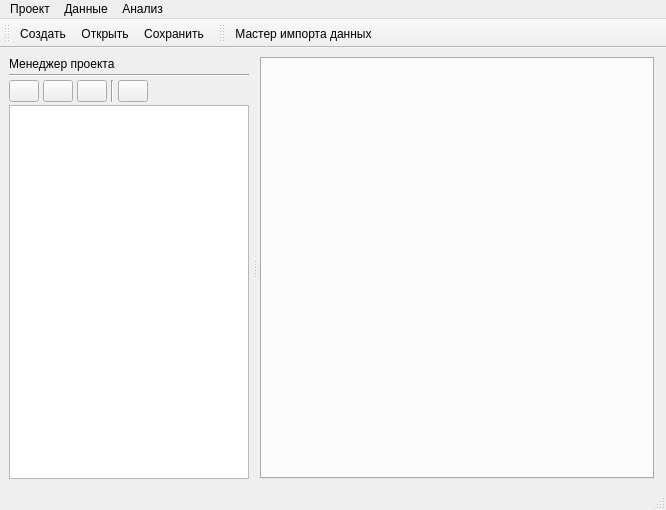
<?xml version="1.0" encoding="UTF-8"?>
<ui version="4.0">
 <class>MainWindow</class>
 <widget class="QMainWindow" name="MainWindow">
  <property name="geometry">
   <rect>
    <x>0</x>
    <y>0</y>
    <width>666</width>
    <height>510</height>
   </rect>
  </property>
  <property name="windowTitle">
   <string>MainWindow</string>
  </property>
  <property name="windowIcon">
   <iconset resource="../icons.qrc">
    <normaloff>:/icons/icons/windowIcon.png</normaloff>:/icons/icons/windowIcon.png</iconset>
  </property>
  <widget class="QWidget" name="centralwidget">
   <layout class="QVBoxLayout" name="verticalLayout_2">
    <item>
     <widget class="QSplitter" name="splitter">
      <property name="orientation">
       <enum>Qt::Horizontal</enum>
      </property>
      <widget class="QWidget" name="widget" native="true">
       <property name="styleSheet">
        <string notr="true">border-color: rgb(218, 218, 218);</string>
       </property>
       <layout class="QVBoxLayout" name="verticalLayout_3">
        <property name="spacing">
         <number>3</number>
        </property>
        <property name="leftMargin">
         <number>0</number>
        </property>
        <property name="topMargin">
         <number>0</number>
        </property>
        <property name="rightMargin">
         <number>4</number>
        </property>
        <property name="bottomMargin">
         <number>0</number>
        </property>
        <item>
         <widget class="QLabel" name="label">
          <property name="text">
           <string>Менеджер проекта</string>
          </property>
         </widget>
        </item>
        <item>
         <widget class="Line" name="line">
          <property name="lineWidth">
           <number>1</number>
          </property>
          <property name="orientation">
           <enum>Qt::Horizontal</enum>
          </property>
         </widget>
        </item>
        <item>
         <layout class="QHBoxLayout" name="horizontalLayout_3">
          <property name="spacing">
           <number>4</number>
          </property>
          <item>
           <widget class="QPushButton" name="btMasterOfImportData">
            <property name="sizePolicy">
             <sizepolicy hsizetype="Fixed" vsizetype="Fixed">
              <horstretch>30</horstretch>
              <verstretch>30</verstretch>
             </sizepolicy>
            </property>
            <property name="maximumSize">
             <size>
              <width>30</width>
              <height>30</height>
             </size>
            </property>
            <property name="toolTip">
             <string>Мастер импорта данных</string>
            </property>
            <property name="text">
             <string/>
            </property>
            <property name="icon">
             <iconset resource="../icons.qrc">
              <normaloff>:/icons/icons/dataAdd.png</normaloff>:/icons/icons/dataAdd.png</iconset>
            </property>
            <property name="iconSize">
             <size>
              <width>20</width>
              <height>20</height>
             </size>
            </property>
           </widget>
          </item>
          <item>
           <widget class="QPushButton" name="btMasterAnalysisData">
            <property name="sizePolicy">
             <sizepolicy hsizetype="Fixed" vsizetype="Fixed">
              <horstretch>30</horstretch>
              <verstretch>30</verstretch>
             </sizepolicy>
            </property>
            <property name="maximumSize">
             <size>
              <width>30</width>
              <height>30</height>
             </size>
            </property>
            <property name="toolTip">
             <string>Мастер анализа данных</string>
            </property>
            <property name="text">
             <string/>
            </property>
            <property name="icon">
             <iconset resource="../icons.qrc">
              <normaloff>:/icons/icons/analysis.png</normaloff>:/icons/icons/analysis.png</iconset>
            </property>
            <property name="iconSize">
             <size>
              <width>20</width>
              <height>20</height>
             </size>
            </property>
           </widget>
          </item>
          <item>
           <widget class="QPushButton" name="btMasterCreateGraph">
            <property name="sizePolicy">
             <sizepolicy hsizetype="Fixed" vsizetype="Fixed">
              <horstretch>30</horstretch>
              <verstretch>30</verstretch>
             </sizepolicy>
            </property>
            <property name="maximumSize">
             <size>
              <width>30</width>
              <height>30</height>
             </size>
            </property>
            <property name="toolTip">
             <string>Мастер построения графиков</string>
            </property>
            <property name="text">
             <string/>
            </property>
            <property name="icon">
             <iconset resource="../icons.qrc">
              <normaloff>:/icons/icons/graph.png</normaloff>:/icons/icons/graph.png</iconset>
            </property>
            <property name="iconSize">
             <size>
              <width>22</width>
              <height>22</height>
             </size>
            </property>
           </widget>
          </item>
          <item>
           <widget class="Line" name="line_2">
            <property name="orientation">
             <enum>Qt::Vertical</enum>
            </property>
           </widget>
          </item>
          <item>
           <widget class="QPushButton" name="btDeleteItemTree">
            <property name="sizePolicy">
             <sizepolicy hsizetype="Fixed" vsizetype="Fixed">
              <horstretch>30</horstretch>
              <verstretch>30</verstretch>
             </sizepolicy>
            </property>
            <property name="maximumSize">
             <size>
              <width>30</width>
              <height>30</height>
             </size>
            </property>
            <property name="text">
             <string/>
            </property>
            <property name="icon">
             <iconset resource="../icons.qrc">
              <normaloff>:/icons/icons/closeProject.png</normaloff>:/icons/icons/closeProject.png</iconset>
            </property>
           </widget>
          </item>
          <item>
           <spacer name="horizontalSpacer">
            <property name="orientation">
             <enum>Qt::Horizontal</enum>
            </property>
            <property name="sizeHint" stdset="0">
             <size>
              <width>40</width>
              <height>20</height>
             </size>
            </property>
           </spacer>
          </item>
         </layout>
        </item>
        <item>
         <widget class="QTreeWidget" name="treeSchema">
          <property name="tabKeyNavigation">
           <bool>false</bool>
          </property>
          <property name="autoExpandDelay">
           <number>1</number>
          </property>
          <attribute name="headerVisible">
           <bool>false</bool>
          </attribute>
          <column>
           <property name="text">
            <string notr="true">1</string>
           </property>
          </column>
         </widget>
        </item>
       </layout>
      </widget>
      <widget class="QWidget" name="widget_2" native="true">
       <property name="minimumSize">
        <size>
         <width>400</width>
         <height>200</height>
        </size>
       </property>
       <layout class="QHBoxLayout" name="horizontalLayout">
        <property name="leftMargin">
         <number>3</number>
        </property>
        <property name="topMargin">
         <number>0</number>
        </property>
        <property name="rightMargin">
         <number>3</number>
        </property>
        <property name="bottomMargin">
         <number>0</number>
        </property>
        <item>
         <widget class="QTabWidget" name="tabWidget">
          <property name="currentIndex">
           <number>-1</number>
          </property>
         </widget>
        </item>
       </layout>
      </widget>
     </widget>
    </item>
   </layout>
  </widget>
  <widget class="QMenuBar" name="menubar">
   <property name="geometry">
    <rect>
     <x>0</x>
     <y>0</y>
     <width>666</width>
     <height>21</height>
    </rect>
   </property>
   <widget class="QMenu" name="menu">
    <property name="title">
     <string>Проект</string>
    </property>
    <addaction name="newProject"/>
    <addaction name="openProject"/>
    <addaction name="saveProject"/>
    <addaction name="saveAsProject"/>
    <addaction name="separator"/>
    <addaction name="closeProject"/>
    <addaction name="separator"/>
    <addaction name="closeProgram"/>
   </widget>
   <widget class="QMenu" name="menu_2">
    <property name="title">
     <string>Данные</string>
    </property>
    <addaction name="importData"/>
   </widget>
   <widget class="QMenu" name="menu_3">
    <property name="title">
     <string>Анализ</string>
    </property>
    <addaction name="action_3"/>
    <addaction name="action_4"/>
    <addaction name="action_5"/>
    <addaction name="action_6"/>
   </widget>
   <addaction name="menu"/>
   <addaction name="menu_2"/>
   <addaction name="menu_3"/>
  </widget>
  <widget class="QStatusBar" name="statusbar"/>
  <widget class="QToolBar" name="toolsSchema">
   <property name="windowTitle">
    <string>toolBar</string>
   </property>
   <attribute name="toolBarArea">
    <enum>TopToolBarArea</enum>
   </attribute>
   <attribute name="toolBarBreak">
    <bool>false</bool>
   </attribute>
   <addaction name="newProject"/>
   <addaction name="openProject"/>
   <addaction name="saveProject"/>
  </widget>
  <widget class="QToolBar" name="toolsData">
   <property name="windowTitle">
    <string>toolBar_2</string>
   </property>
   <attribute name="toolBarArea">
    <enum>TopToolBarArea</enum>
   </attribute>
   <attribute name="toolBarBreak">
    <bool>false</bool>
   </attribute>
   <addaction name="importData"/>
  </widget>
  <action name="newProject">
   <property name="icon">
    <iconset resource="../icons.qrc">
     <normaloff>:/icons/icons/newProject.png</normaloff>:/icons/icons/newProject.png</iconset>
   </property>
   <property name="text">
    <string>Создать</string>
   </property>
   <property name="shortcut">
    <string>Ctrl+N</string>
   </property>
  </action>
  <action name="openProject">
   <property name="icon">
    <iconset resource="../icons.qrc">
     <normaloff>:/icons/icons/openProject.png</normaloff>:/icons/icons/openProject.png</iconset>
   </property>
   <property name="text">
    <string>Открыть</string>
   </property>
   <property name="shortcut">
    <string>Ctrl+O</string>
   </property>
  </action>
  <action name="saveProject">
   <property name="icon">
    <iconset resource="../icons.qrc">
     <normaloff>:/icons/icons/saveProject.png</normaloff>:/icons/icons/saveProject.png</iconset>
   </property>
   <property name="text">
    <string>Сохранить</string>
   </property>
   <property name="shortcut">
    <string>Ctrl+S</string>
   </property>
  </action>
  <action name="saveAsProject">
   <property name="icon">
    <iconset resource="../icons.qrc">
     <normaloff>:/icons/icons/saveAsProject.png</normaloff>:/icons/icons/saveAsProject.png</iconset>
   </property>
   <property name="text">
    <string>Сохратить как</string>
   </property>
  </action>
  <action name="closeProject">
   <property name="icon">
    <iconset resource="../icons.qrc">
     <normaloff>:/icons/icons/closeProject.png</normaloff>:/icons/icons/closeProject.png</iconset>
   </property>
   <property name="text">
    <string>Закрыть проект</string>
   </property>
   <property name="shortcut">
    <string>Ctrl+W</string>
   </property>
  </action>
  <action name="closeProgram">
   <property name="icon">
    <iconset resource="../icons.qrc">
     <normaloff>:/icons/icons/closeProgram.png</normaloff>:/icons/icons/closeProgram.png</iconset>
   </property>
   <property name="text">
    <string>Выход</string>
   </property>
   <property name="shortcut">
    <string>Ctrl+Q</string>
   </property>
  </action>
  <action name="importData">
   <property name="icon">
    <iconset resource="../icons.qrc">
     <normaloff>:/icons/icons/dataAdd.png</normaloff>:/icons/icons/dataAdd.png</iconset>
   </property>
   <property name="text">
    <string>Мастер импорта данных</string>
   </property>
   <property name="shortcut">
    <string>Ctrl+I</string>
   </property>
  </action>
  <action name="action">
   <property name="icon">
    <iconset resource="../icons.qrc">
     <normaloff>:/icons/icons/export.png</normaloff>:/icons/icons/export.png</iconset>
   </property>
   <property name="text">
    <string>Экспортировать данные</string>
   </property>
   <property name="shortcut">
    <string>Ctrl+E</string>
   </property>
  </action>
  <action name="action_3">
   <property name="text">
    <string>Наивный Байесовский классификатор</string>
   </property>
  </action>
  <action name="action_4">
   <property name="text">
    <string>Метод опорных векторов</string>
   </property>
  </action>
  <action name="action_5">
   <property name="text">
    <string>Дерево классификации</string>
   </property>
  </action>
  <action name="action_6">
   <property name="text">
    <string>Метод k-ближайших соседей</string>
   </property>
  </action>
 </widget>
 <resources>
  <include location="../icons.qrc"/>
 </resources>
 <connections>
  <connection>
   <sender>newProject</sender>
   <signal>triggered()</signal>
   <receiver>MainWindow</receiver>
   <slot>new_project()</slot>
   <hints>
    <hint type="sourcelabel">
     <x>-1</x>
     <y>-1</y>
    </hint>
    <hint type="destinationlabel">
     <x>399</x>
     <y>299</y>
    </hint>
   </hints>
  </connection>
  <connection>
   <sender>openProject</sender>
   <signal>triggered()</signal>
   <receiver>MainWindow</receiver>
   <slot>open_project()</slot>
   <hints>
    <hint type="sourcelabel">
     <x>-1</x>
     <y>-1</y>
    </hint>
    <hint type="destinationlabel">
     <x>399</x>
     <y>299</y>
    </hint>
   </hints>
  </connection>
  <connection>
   <sender>saveProject</sender>
   <signal>triggered()</signal>
   <receiver>MainWindow</receiver>
   <slot>save_project()</slot>
   <hints>
    <hint type="sourcelabel">
     <x>-1</x>
     <y>-1</y>
    </hint>
    <hint type="destinationlabel">
     <x>399</x>
     <y>299</y>
    </hint>
   </hints>
  </connection>
  <connection>
   <sender>saveAsProject</sender>
   <signal>triggered()</signal>
   <receiver>MainWindow</receiver>
   <slot>save_project_as()</slot>
   <hints>
    <hint type="sourcelabel">
     <x>-1</x>
     <y>-1</y>
    </hint>
    <hint type="destinationlabel">
     <x>399</x>
     <y>299</y>
    </hint>
   </hints>
  </connection>
  <connection>
   <sender>closeProject</sender>
   <signal>triggered()</signal>
   <receiver>MainWindow</receiver>
   <slot>close_project()</slot>
   <hints>
    <hint type="sourcelabel">
     <x>-1</x>
     <y>-1</y>
    </hint>
    <hint type="destinationlabel">
     <x>399</x>
     <y>299</y>
    </hint>
   </hints>
  </connection>
  <connection>
   <sender>closeProgram</sender>
   <signal>triggered()</signal>
   <receiver>MainWindow</receiver>
   <slot>close_program()</slot>
   <hints>
    <hint type="sourcelabel">
     <x>-1</x>
     <y>-1</y>
    </hint>
    <hint type="destinationlabel">
     <x>399</x>
     <y>299</y>
    </hint>
   </hints>
  </connection>
  <connection>
   <sender>importData</sender>
   <signal>triggered()</signal>
   <receiver>MainWindow</receiver>
   <slot>master_import_data()</slot>
   <hints>
    <hint type="sourcelabel">
     <x>-1</x>
     <y>-1</y>
    </hint>
    <hint type="destinationlabel">
     <x>304</x>
     <y>222</y>
    </hint>
   </hints>
  </connection>
  <connection>
   <sender>action</sender>
   <signal>triggered()</signal>
   <receiver>MainWindow</receiver>
   <slot>master_export_data()</slot>
   <hints>
    <hint type="sourcelabel">
     <x>-1</x>
     <y>-1</y>
    </hint>
    <hint type="destinationlabel">
     <x>304</x>
     <y>222</y>
    </hint>
   </hints>
  </connection>
  <connection>
   <sender>btMasterAnalysisData</sender>
   <signal>clicked()</signal>
   <receiver>MainWindow</receiver>
   <slot>master_analysis_data()</slot>
   <hints>
    <hint type="sourcelabel">
     <x>67</x>
     <y>113</y>
    </hint>
    <hint type="destinationlabel">
     <x>309</x>
     <y>260</y>
    </hint>
   </hints>
  </connection>
  <connection>
   <sender>btMasterOfImportData</sender>
   <signal>clicked()</signal>
   <receiver>MainWindow</receiver>
   <slot>master_import_data()</slot>
   <hints>
    <hint type="sourcelabel">
     <x>33</x>
     <y>113</y>
    </hint>
    <hint type="destinationlabel">
     <x>309</x>
     <y>260</y>
    </hint>
   </hints>
  </connection>
  <connection>
   <sender>treeSchema</sender>
   <signal>itemSelectionChanged()</signal>
   <receiver>MainWindow</receiver>
   <slot>is_select_tree_schema_item()</slot>
   <hints>
    <hint type="sourcelabel">
     <x>149</x>
     <y>312</y>
    </hint>
    <hint type="destinationlabel">
     <x>309</x>
     <y>260</y>
    </hint>
   </hints>
  </connection>
  <connection>
   <sender>btDeleteItemTree</sender>
   <signal>clicked()</signal>
   <receiver>MainWindow</receiver>
   <slot>delete_item_tree()</slot>
   <hints>
    <hint type="sourcelabel">
     <x>133</x>
     <y>115</y>
    </hint>
    <hint type="destinationlabel">
     <x>352</x>
     <y>254</y>
    </hint>
   </hints>
  </connection>
  <connection>
   <sender>btMasterCreateGraph</sender>
   <signal>clicked()</signal>
   <receiver>MainWindow</receiver>
   <slot>create_graphs()</slot>
   <hints>
    <hint type="sourcelabel">
     <x>92</x>
     <y>115</y>
    </hint>
    <hint type="destinationlabel">
     <x>332</x>
     <y>254</y>
    </hint>
   </hints>
  </connection>
  <connection>
   <sender>action_3</sender>
   <signal>triggered()</signal>
   <receiver>MainWindow</receiver>
   <slot>naive_bayes_classifier()</slot>
   <hints>
    <hint type="sourcelabel">
     <x>-1</x>
     <y>-1</y>
    </hint>
    <hint type="destinationlabel">
     <x>332</x>
     <y>254</y>
    </hint>
   </hints>
  </connection>
  <connection>
   <sender>action_4</sender>
   <signal>triggered()</signal>
   <receiver>MainWindow</receiver>
   <slot>cvm()</slot>
   <hints>
    <hint type="sourcelabel">
     <x>-1</x>
     <y>-1</y>
    </hint>
    <hint type="destinationlabel">
     <x>332</x>
     <y>254</y>
    </hint>
   </hints>
  </connection>
  <connection>
   <sender>action_5</sender>
   <signal>triggered()</signal>
   <receiver>MainWindow</receiver>
   <slot>classification_tree()</slot>
   <hints>
    <hint type="sourcelabel">
     <x>-1</x>
     <y>-1</y>
    </hint>
    <hint type="destinationlabel">
     <x>332</x>
     <y>254</y>
    </hint>
   </hints>
  </connection>
  <connection>
   <sender>action_6</sender>
   <signal>triggered()</signal>
   <receiver>MainWindow</receiver>
   <slot>nearest_neighbors_classification()</slot>
   <hints>
    <hint type="sourcelabel">
     <x>-1</x>
     <y>-1</y>
    </hint>
    <hint type="destinationlabel">
     <x>332</x>
     <y>254</y>
    </hint>
   </hints>
  </connection>
 </connections>
 <slots>
  <slot>new_project()</slot>
  <slot>open_project()</slot>
  <slot>save_project()</slot>
  <slot>save_project_as()</slot>
  <slot>close_project()</slot>
  <slot>close_program()</slot>
  <slot>import_data()</slot>
  <slot>export_data()</slot>
  <slot>master_analysis_data()</slot>
  <slot>master_import_data()</slot>
  <slot>is_select_tree_schema_item()</slot>
  <slot>master_export_data()</slot>
  <slot>delete_item_tree()</slot>
  <slot>create_graphs()</slot>
  <slot>naive_bayes_classifier()</slot>
  <slot>cvm()</slot>
  <slot>classification_tree()</slot>
  <slot>nearest_neighbors_classification()</slot>
 </slots>
</ui>
